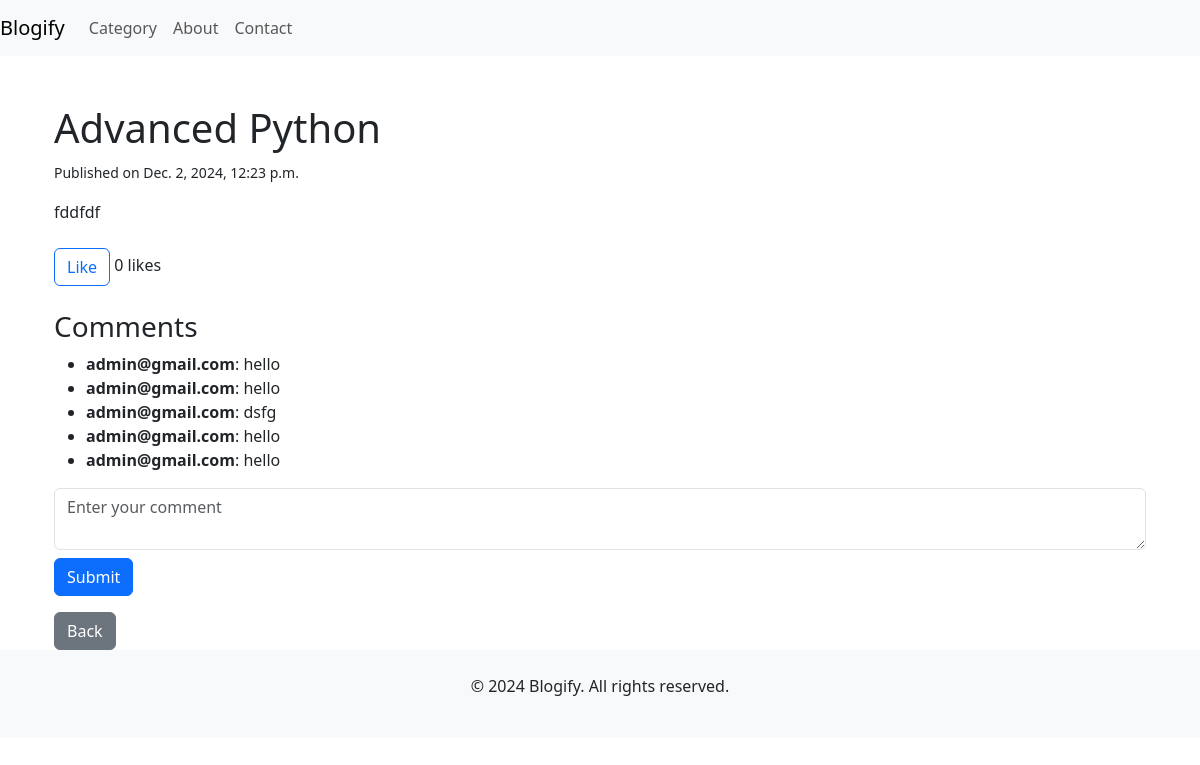
The app's page /post/1/ with its own data.
### blog/models.py (models this page shows, shortened)
class Post(models.Model):
    title = models.CharField(max_length=200)
    content = models.TextField()
    author = models.ForeignKey(settings.AUTH_USER_MODEL, on_delete=models.CASCADE, related_name='posts')
    created_at = models.DateTimeField(auto_now_add=True)
    updated_at = models.DateTimeField(auto_now=True)
    published = models.BooleanField(default=False)
    slug = models.SlugField(unique=True)  # A slug to be used in the URL
    category = models.ForeignKey(Category, on_delete=models.CASCADE, related_name='posts', null=True, blank=True)  # Link to Category

class Comment(models.Model):
    post = models.ForeignKey(Post, related_name='comments', on_delete=models.CASCADE)
    author = models.CharField(max_length=100)
    content = models.TextField()
    created_at = models.DateTimeField(auto_now_add=True)
    updated_at = models.DateTimeField(auto_now=True)

### blog/views.py (the view)
# urls.py: path('post/<int:post_id>/', views.PostDetails, name='post_detail'),
def PostDetails(request, post_id):
    post = get_object_or_404(Post, id=post_id)
    if request.method == 'POST':
        if not request.user.is_authenticated:
            return redirect('login')  # Redirect to login page if user is not authenticated
        content = request.POST.get('content')
        if content:
            Comment.objects.create(post=post, author=request.user, content=content)
    comments = post.comments.all()
    user_like = request.user.is_authenticated and post.likes.filter(user=request.user, is_like=True).exists()
    like_count = post.likes.filter(is_like=True).count()
    return render(request, 'post_detail.html', {
        'post': post,
        'comments': comments,
        'user_like': user_like,
        'like_count': like_count,
    })

### blog/templates/post_detail.html (shortened to what this page needs)
{% extends 'blog_base.html' %}
{% block content %}
<div class="container mt-5">
    <h1>{{ post.title }}</h1>
    <p><small>Published on {{ post.created_at }}</small></p>
    <div class="post-content">
        <p>{{ post.content }}</p>
    </div>
    <div class="mt-4">
        <button id="like-btn" class="btn {% if user_like %}btn-primary{% else %}btn-outline-primary{% endif %}">
            {% if user_like %}Unlike{% else %}Like{% endif %}
        </button>
        <span id="like-count">{{ like_count }} likes</span>
    </div>
    <div class="mt-4">
    <h3>Comments</h3>
    <ul>
        {% for comment in post.comments.all %}
            <li><strong>{{ comment.author }}</strong>: {{ comment.content }}</li>
        {% empty %}
            <li>No comments yet. Be the first to comment!</li>
        {% endfor %}
    </ul>
    <form id="comment-form">
        <textarea id="comment-text" class="form-control" placeholder="Enter your comment"></textarea>
        <button type="submit" class="btn btn-primary mt-2">Submit</button>
    </form>
</div>
    <a href="{% url 'category_post' post.category.id %}" class="btn btn-secondary mt-3">Back</a>
</div>
{% endblock %}

### records on screen
Post: title "Advanced Python", created_at "Dec. 2, 2024, 12:23 p.m.", content "fddfdf"
Comment: author "admin@gmail.com", content "hello"
Comment: author "admin@gmail.com", content "hello"
Comment: author "admin@gmail.com", content "dsfg"
Comment: author "admin@gmail.com", content "hello"
Comment: author "admin@gmail.com", content "hello"

### other values on screen
{{ like_count }} "0"
